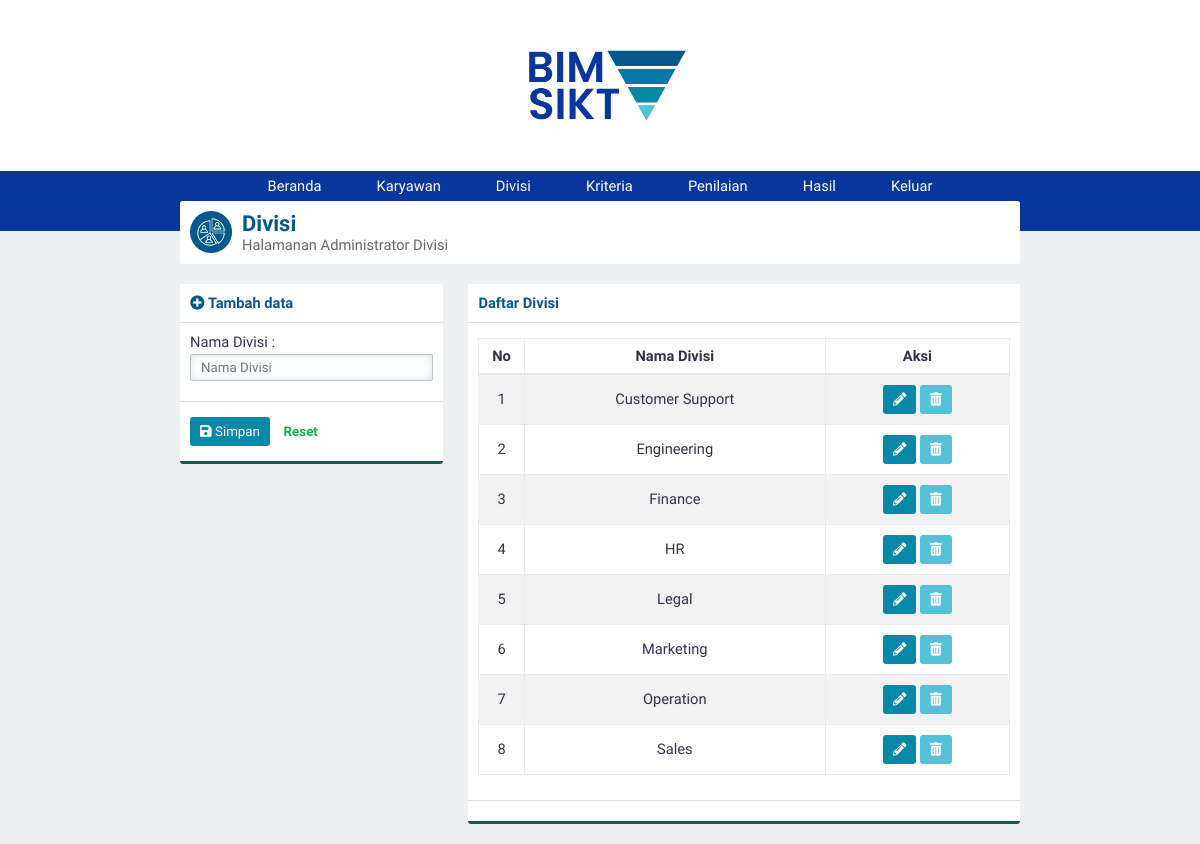
/?page=divisi (signed in), run on the app's committed database.
### tables this page shows
CREATE TABLE `divisi` (
  `id_divisi` int UNSIGNED NOT NULL,
  `nama_divisi` varchar(255) NOT NULL
);

### page/divisi.php (the view)
<div class="panel">
    <div class="panel-middle" id="judul">
        <img src="asset/image/divisi.png" class="icon">
        <div id="judul-text">
            <h2 class="text-green">Divisi</h2>
            Halamanan Administrator Divisi
        </div>
    </div>
</div>
<div class="row">
    <div class="col-4">
        <div class="panel">
            <?php
            if (@htmlspecialchars($_GET['aksi'])=='ubah'){
                include 'ubahdivisi.php';
            }else{
                include 'tambahdivisi.php';
            }
            ?>
        </div>
    </div>
    <div class="col-8">
        <div class="panel">
            <div class="panel-top">
                <b class="text-green">Daftar Divisi</b>
            </div>
            <div class="panel-middle">
                <div class="table-responsive">
                    <table>
                        <thead><tr><th>No</th><th>Nama Divisi</th><th>Aksi</th></tr></thead>
                        <tbody>
                        <?php
                        $query="SELECT * FROM divisi";
                        $execute=$konek->query($query);
                        if ($execute->num_rows > 0){
                            $no=1;
                            while($data=$execute->fetch_array(MYSQLI_ASSOC)){
                                echo"
                                <tr id='data'>
                                    <td>$no</td>
                                    <td>$data[nama_divisi]</td>
                                    <td>
                                    <div class='norebuttom'>
                                    <a class=\"btn btn-light-green\" href='./?page=divisi&aksi=ubah&id=".$data['id']."'><i class='fa fa-pencil-alt'></i></a>
                                    <a class=\"btn btn-yellow\" data-a=".$data['nama_divisi']." id='hapus' href='./proses/proseshapus.php/?op=divisi&id=".$data['id']."'><i class='fa fa-trash-alt'></i></a>
                                    </div></td>
                                </tr>";
                                $no++;
                            }
                        }else{
                            echo "<tr><td  class='text-center text-green' colspan='3'>Kosong</td></tr>";
                        }
                        ?>
                        </tbody>
                    </table>
                </div>
            </div>
            <div class="panel-bottom"></div>
        </div>
    </div>
</div>

### asset/css/style.css (style rules this page uses)
* { padding: 0; margin: 0; font-family: 'Work Sans', sans-serif; color: #36304A; font-weight: 500; letter-spacing: normal; }
a { text-decoration: none; }
h2 { font-size: 1.5em; }
b, h1, h2, h3, h4, h5 { padding: 0; font-weight: 600 !important; margin: 0.83em 0em; }
.text-green { color: #04588c !important; }
.btn { border: none; -webkit-padding: 7px 10px; -o-padding: 7px 10px; -moz-padding: 7px 10px; padding: 7px 10px; border-radius: 3px; margin: 5px 0px; display: inline-block; cursor: pointer; font-size: 10pt !important; }
.btn i { color: white !important; }
.btn-light-green { background-color: #0688a6; color: white !important; }
.btn-yellow { background-color: #54c1d9; color: white !important; }
.row { margin-top: 10px; display: flex; }
div[class^="col-"] { margin-left: 3%; }
div[class^="col-"]:first-child { margin-left: 0%; }
.col-4 { width: 31.3333333333%; }
.col-8 { width: 65.6666666667%; }
.table-responsive { overflow-y: hidden; }
table { width: 100%; text-align: center; border-collapse: collapse; margin: 5px 0px 15px 0px; }
table tr th { padding: 8px 0px; border: solid 1px #e9ecef; border-bottom: solid 2px #e4e7ea; font-weight: bold; }
table td { border: solid 1px #e9ecef; padding: 5px; }
table tr#data:nth-child(odd) { background-color: #f2f2f2; }
.panel { background-color: white; border-radius: 3px; -webkit-box-sizing: border-box; -moz-box-sizing: border-box; -o-box-sizing: border-box; box-sizing: border-box; margin-bottom: 20px; overflow: hidden; }
.panel-top { padding: 10px; box-sizing: padding-box; border-bottom: solid 1px #dddddd; }
.panel-middle { padding: 10px; box-sizing: padding-box; }
.panel-bottom { padding: 10px; border-bottom: solid 3px #135a4c; border-top: solid 1px #dddddd; }
body { background-color: #ECF0F1; display: flex; width: 100vw; height: 100vh; align-items: center; flex-direction: column; overflow-x: hidden; font-size: 11pt; }
#judul { display: flex; align-items: center; }
#judul img { margin-right: 10px; }
#judul #judul-text { color: #666666; }
#judul #judul-text h2 { margin: 0 !important; }
.icon { width: 42px; height: 42px; }

### data on the page
divisi: nama_divisi "Customer Support"
divisi: nama_divisi "Engineering"
divisi: nama_divisi "Finance"
divisi: nama_divisi "HR"
divisi: nama_divisi "Legal"
divisi: nama_divisi "Marketing"
divisi: nama_divisi "Operation"
divisi: nama_divisi "Sales"
